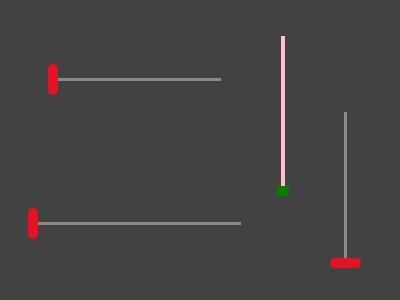
<?xml version="1.0" encoding="UTF-8"?>
<ui version="4.0">
 <class>Form</class>
 <widget class="QWidget" name="Form">
  <property name="geometry">
   <rect>
    <x>0</x>
    <y>0</y>
    <width>400</width>
    <height>300</height>
   </rect>
  </property>
  <property name="windowTitle">
   <string>Form</string>
  </property>
  <property name="styleSheet">
   <string notr="true">background-color: rgb(66, 66, 66);</string>
  </property>
  <widget class="QSlider" name="horizontalSlider">
   <property name="geometry">
    <rect>
     <x>28</x>
     <y>182</y>
     <width>213</width>
     <height>83</height>
    </rect>
   </property>
   <property name="styleSheet">
    <string notr="true">QSlider::groove:horizontal {
	height: 3px;
	background-color: rgb(137, 137, 137);
	border: none;
	margin: 2px 0;
}
QSlider::handle:horizontal {
	width: 10px;
	background-color: rgb(232, 17, 35);
	border: none;
	border-radius: 5px;
	margin: -14px 0;
}
QSlider::handle:horizontal:hover {
	background-color: rgb(255, 255, 255);
}
QSlider::sub-page:horizontal {
	height: 3px;
	background-color: rgb(240, 89, 101);
	border: none;
}</string>
   </property>
   <property name="orientation">
    <enum>Qt::Horizontal</enum>
   </property>
   <property name="tickPosition">
    <enum>QSlider::NoTicks</enum>
   </property>
  </widget>
  <widget class="QSlider" name="verticalSlider">
   <property name="geometry">
    <rect>
     <x>326</x>
     <y>110</y>
     <width>39</width>
     <height>160</height>
    </rect>
   </property>
   <property name="styleSheet">
    <string notr="true">QSlider::groove:vertical {
	width: 3px;
	background-color: rgb(137, 137, 137);
	border: none;
	margin: 2px 0;
}
QSlider::handle:vertical {
	height: 10px;
	background-color: rgb(232, 17, 35);
	border: none;
	border-radius: 5px;
	margin: 0 -14px;
}
QSlider::handle:vertical:hover {
	background-color: rgb(255, 255, 255);
}</string>
   </property>
   <property name="orientation">
    <enum>Qt::Vertical</enum>
   </property>
   <property name="tickPosition">
    <enum>QSlider::NoTicks</enum>
   </property>
  </widget>
  <widget class="QSlider" name="horizontalSlider_2">
   <property name="geometry">
    <rect>
     <x>48</x>
     <y>54</y>
     <width>173</width>
     <height>51</height>
    </rect>
   </property>
   <property name="styleSheet">
    <string notr="true">QSlider::groove:horizontal {
	height: 3px;
	background-color: rgb(137, 137, 137);
	border: none;
	margin: 2px 0;
}
QSlider::handle:horizontal {
	width: 10px;
	background-color: rgb(232, 17, 35);
	border: none;
	border-radius: 5px;
	margin: -14px 0;
}
QSlider::handle:horizontal:hover {
	background-color: rgb(255, 255, 255);
}</string>
   </property>
   <property name="orientation">
    <enum>Qt::Horizontal</enum>
   </property>
   <property name="tickPosition">
    <enum>QSlider::NoTicks</enum>
   </property>
  </widget>
  <widget class="QSlider" name="verticalSlider_2">
   <property name="geometry">
    <rect>
     <x>264</x>
     <y>36</y>
     <width>39</width>
     <height>160</height>
    </rect>
   </property>
   <property name="styleSheet">
    <string notr="true">QSlider::groove:vertical {
    background: red;
	width: 4px;
    position: absolute; /* absolutely position 4px from the left and right of the widget. setting margins on the widget should work too... */
    left: 4px; right: 4px;
}

QSlider::handle:vertical {
    height: 10px;
    background: green;
    margin: 0 -4px; /* expand outside the groove */
}

QSlider::add-page:vertical {
	width: 4px;
    background: white;
}

QSlider::sub-page:vertical {
	width: 4px;
    background: pink;
}</string>
   </property>
   <property name="orientation">
    <enum>Qt::Vertical</enum>
   </property>
   <property name="tickPosition">
    <enum>QSlider::NoTicks</enum>
   </property>
  </widget>
 </widget>
 <resources/>
 <connections/>
</ui>
